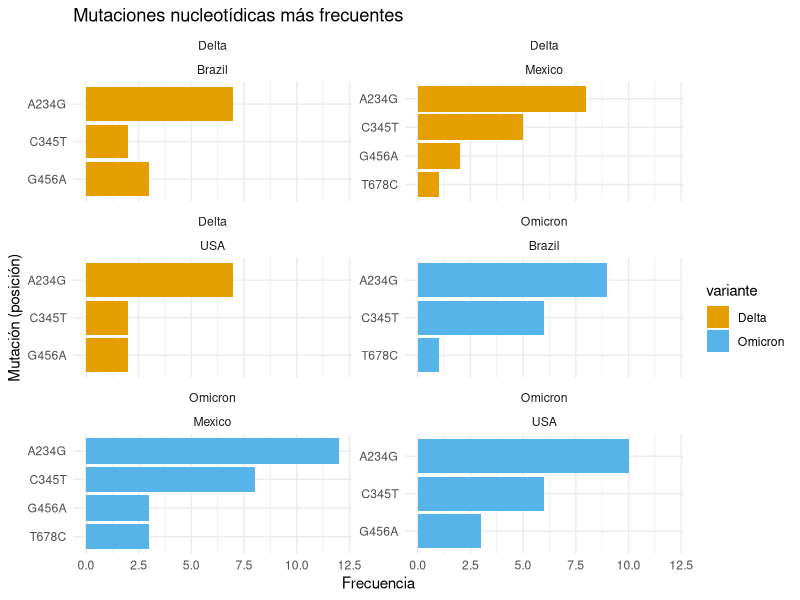
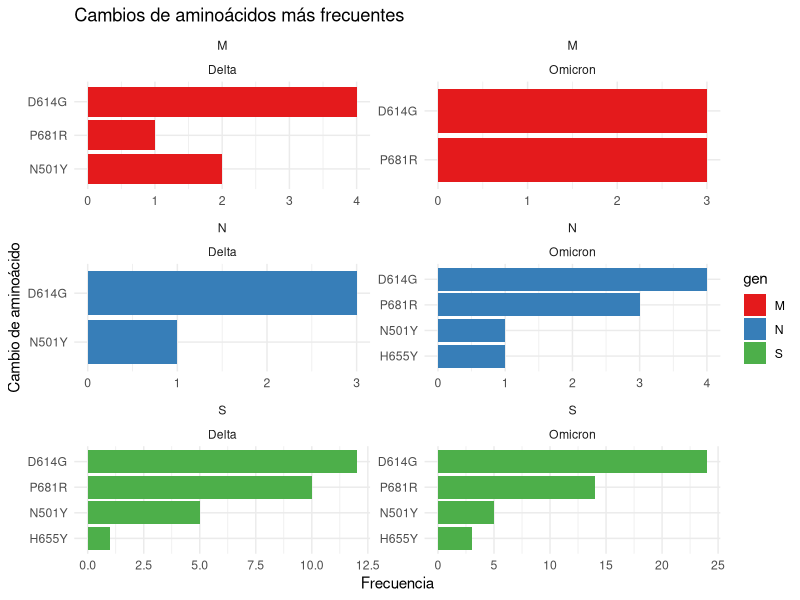
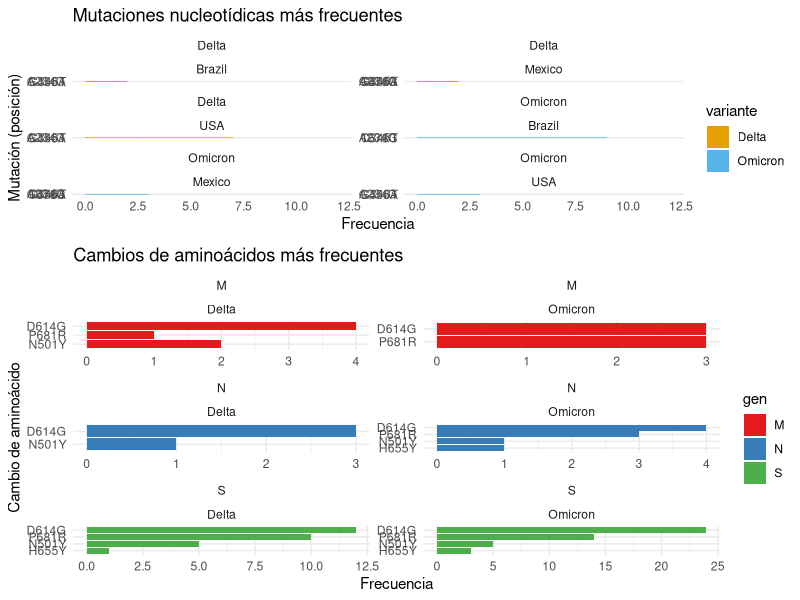

These figures' R source, in order:
## ---- chunk 1

# Cargar paquetes necesarios
library(seqinr)     # Leer secuencias en formato FASTA
library(ggplot2)    # Gráficos
library(dplyr)      # Manipulación de datos
library(tidyr)      # Transformación de datos
library(ggpubr)     # Combinación de gráficos
## ---- chunk 2
trad <- c(
  "UUU" = "F", "UUC" = "F", "UUA" = "L", "UUG" = "L",
  "UCU" = "S", "UCC" = "S", "UCA" = "S", "UCG" = "S",
  "UAU" = "Y", "UAC" = "Y", "UAA" = "*", "UAG" = "*",
  "UGU" = "C", "UGC" = "C", "UGA" = "*", "UGG" = "W",
  "CUU" = "L", "CUC" = "L", "CUA" = "L", "CUG" = "L",
  "CCU" = "P", "CCC" = "P", "CCA" = "P", "CCG" = "P",
  "CAU" = "H", "CAC" = "H", "CAA" = "Q", "CAG" = "Q",
  "CGU" = "R", "CGC" = "R", "CGA" = "R", "CGG" = "R",
  "AUU" = "I", "AUC" = "I", "AUA" = "I", "AUG" = "M",
  "ACU" = "T", "ACC" = "T", "ACA" = "T", "ACG" = "T",
  "AAU" = "N", "AAC" = "N", "AAA" = "K", "AAG" = "K",
  "AGU" = "S", "AGC" = "S", "AGA" = "R", "AGG" = "R",
  "GUU" = "V", "GUC" = "V", "GUA" = "V", "GUG" = "V",
  "GCU" = "A", "GCC" = "A", "GCA" = "A", "GCG" = "A",
  "GAU" = "D", "GAC" = "D", "GAA" = "E", "GAG" = "E",
  "GGU" = "G", "GGC" = "G", "GGA" = "G", "GGG" = "G"
)
## ---- chunk 3
analizar_mutaciones <- function(ref_file, var_file, variante_nombre, pais) {
  ref_sequences <- read.fasta(ref_file, forceDNAtolower = FALSE)
  var_sequences <- read.fasta(var_file, forceDNAtolower = FALSE)
  
  resultados <- data.frame(
    mutacion = character(), cambioCodon = character(), cambioAmino = character(),
    pos = integer(), gen = character(), variante = variante_nombre, pais = pais,
    stringsAsFactors = FALSE
  )
  
  for (i in seq_along(ref_sequences)) {
    gen_ref <- ref_sequences[[i]]
    gen_ref[gen_ref == "T"] <- "U"
    
    info <- attr(gen_ref, "Annot")
    gene_name <- if(!is.null(info)) {
      info_split <- unlist(strsplit(info, "\\[|\\]|:|=|\\.|;|\\s"))
      gene_pos <- which(info_split == "gene")
      if(length(gene_pos) > 0) info_split[gene_pos[1] + 1] else paste0("Gen_", i)
    } else {
      paste0("Gen_", i)
    }
    
    for (j in seq_along(var_sequences)) {
      gen_var <- var_sequences[[j]]
      gen_var[gen_var == "T"] <- "U"
      
      if(length(gen_ref) != length(gen_var)) {
        warning(paste("Longitudes no coinciden para", gene_name))
        next
      }
      
      diferencias <- which(gen_ref != gen_var)
      
      if(length(diferencias) > 0) {
        for(pos in diferencias) {
          ini <- pos - ((pos - 1) %% 3)
          if((ini + 2) > length(gen_ref)) next
          
          codOri <- paste(gen_ref[ini:(ini+2)], collapse = "")
          codMut <- paste(gen_var[ini:(ini+2)], collapse = "")
          aaOri <- ifelse(is.na(trad[codOri]), "X", trad[codOri])
          aaMut <- ifelse(is.na(trad[codMut]), "X", trad[codMut])
          
          if(aaOri != aaMut) {
            mut <- paste(gen_ref[pos], pos, gen_var[pos])
            cambio_codon <- paste(codOri, "→", codMut)
            cambio_aa <- paste0(aaOri, (ini %/% 3) + 1, aaMut)
            
            resultados <- rbind(resultados, data.frame(
              mutacion = mut,
              cambioCodon = cambio_codon,
              cambioAmino = cambio_aa,
              pos = pos,
              gen = gene_name,
              variante = variante_nombre,
              pais = pais,
              stringsAsFactors = FALSE
            ))
          }
        }
      }
    }
  }
  return(resultados)
}
## ---- chunk 4
plot_mutaciones <- function(data) {
  if (nrow(data) == 0) {
    return(ggplot() + annotate("text", x = 1, y = 1, label = "No hay mutaciones para mostrar") + theme_void())
  }
  
  plot_data <- data %>%
    count(variante, pais, mutacion, name = "Frecuencia") %>%
    group_by(variante) %>%
    arrange(desc(Frecuencia)) %>%
    slice_head(n = 10) %>%
    ungroup()
  
  p <- ggplot(plot_data, aes(x = reorder(mutacion, Frecuencia), y = Frecuencia, fill = variante)) +
    geom_col() +
    coord_flip() +
    labs(title = "Mutaciones nucleotídicas más frecuentes",
         x = "Mutación (posición)", y = "Frecuencia") +
    theme_minimal() +
    scale_fill_manual(values = c("Delta" = "#E69F00", "Omicron" = "#56B4E9"))
  
  if (length(unique(plot_data$pais)) > 1 || length(unique(plot_data$variante)) > 1) {
    p <- p + facet_wrap(~variante + pais, scales = "free_y", ncol = 2)
  }
  return(p)
}
## ---- chunk 5
plot_cambio_amino <- function(data) {
  if (nrow(data) == 0) {
    return(ggplot() + annotate("text", x = 1, y = 1, label = "No hay cambios de aminoácidos para mostrar") + theme_void())
  }
  
  plot_data <- data %>%
    count(gen, variante, cambioAmino, name = "Frecuencia") %>%
    group_by(gen) %>%
    arrange(desc(Frecuencia)) %>%
    slice_head(n = 10) %>%
    ungroup()
  
  p <- ggplot(plot_data, aes(x = reorder(cambioAmino, Frecuencia), y = Frecuencia, fill = gen)) +
    geom_col() +
    coord_flip() +
    labs(title = "Cambios de aminoácidos más frecuentes",
         x = "Cambio de aminoácido", y = "Frecuencia") +
    theme_minimal() +
    scale_fill_brewer(palette = "Set1")
  
  if (length(unique(plot_data$gen)) > 1 || length(unique(plot_data$variante)) > 1) {
    p <- p + facet_wrap(~gen + variante, scales = "free", ncol = 2)
  }
  return(p)
}
## ---- chunk 6
# 5. Ejemplo con datos simulados
set.seed(123)
mutaciones_ejemplo <- data.frame(
  mutacion = sample(c("A234G", "C345T", "G456A", "T678C"), 100, replace = TRUE, prob = c(0.5, 0.3, 0.15, 0.05)),
  cambioAmino = sample(c("D614G", "P681R", "N501Y", "H655Y"), 100, replace = TRUE, prob = c(0.5, 0.3, 0.15, 0.05)),
  pos = sample(100:800, 100, replace = TRUE),
  gen = sample(c("S", "N", "M"), 100, replace = TRUE, prob = c(0.7, 0.2, 0.1)),
  variante = sample(c("Delta", "Omicron"), 100, replace = TRUE, prob = c(0.4, 0.6)),
  pais = sample(c("Mexico", "Brazil", "USA"), 100, replace = TRUE, prob = c(0.5, 0.3, 0.2)),
  stringsAsFactors = FALSE
)
## ---- chunk 7
plot_mut <- plot_mutaciones(mutaciones_ejemplo)
plot_amino <- plot_cambio_amino(mutaciones_ejemplo)

print(plot_mut)
print(plot_amino)
## ---- chunk 8
if (!is.null(plot_mut) && !is.null(plot_amino)) {
  combined_plot <- ggarrange(plot_mut, plot_amino, ncol = 1, heights = c(1, 1.5))
  print(combined_plot)
}
